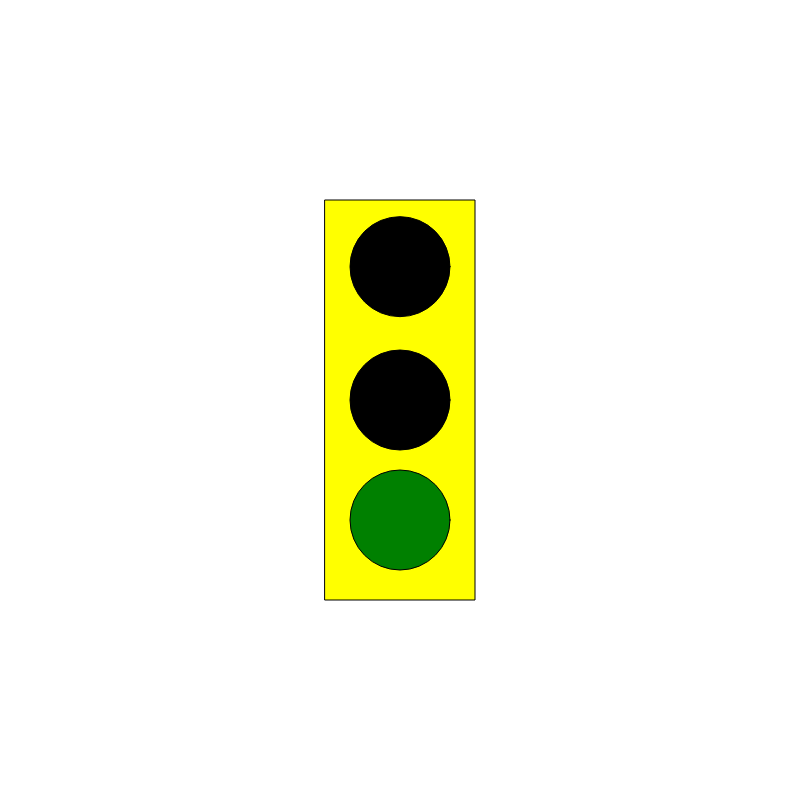
Frame 1 (no input)
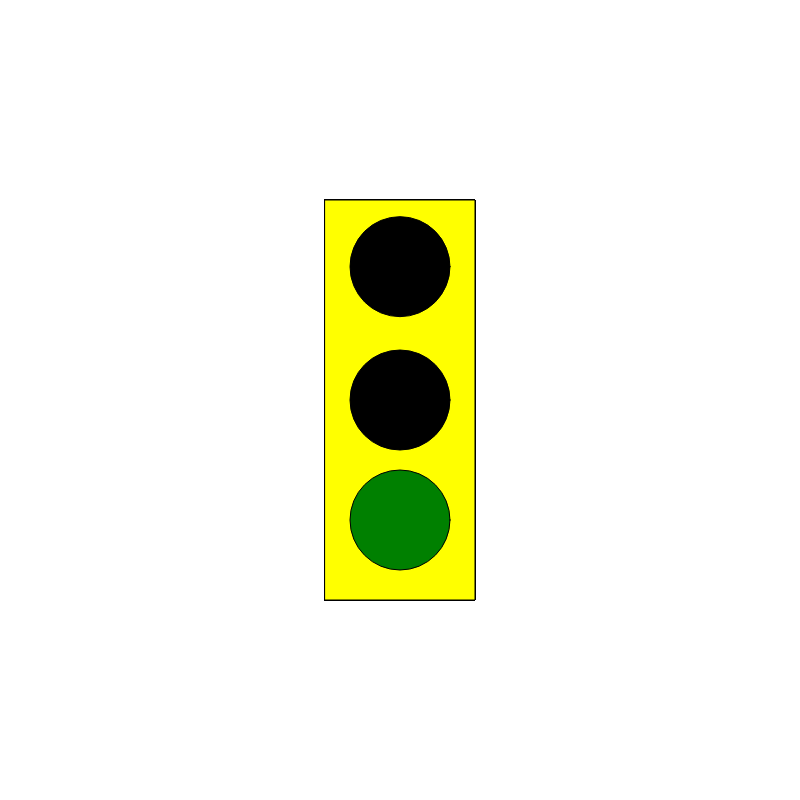
Frame 60 (no input)
Frame 120 (the mouse pressed at the canvas centre since frame 60): identical to frame 60, image omitted

The p5.js sketch that drew these frames (run headless with seeded random() and noise() and a simulated clock; from frame 60 on, the mouse is pressed at the canvas centre):

// p5.js sketch
// ── sketch.js
var timer = 0;
var myState =0;


function setup() {
createCanvas (800,800);
rectMode(CENTER);
ellipseMode(CENTER);

}






function draw() {
fill('yellow');
  rect (width/2,height/2, 150,400);

switch(myState){
case 0://green
fill('green');
ellipse (width/2,height/2+ 120,100,100);
fill('black');
ellipse (width/2,height/2,100,100);
fill('black');
ellipse (width/2,height/3,100,100);
timer++;
if (timer>200){
  timer=0;
  myState=1
}
break;
case 1://yellow
fill('black');
ellipse (width/2,height/2+ 120,100,100);
fill('yellow');
ellipse (width/2,height/2,100,100);
fill('black');
ellipse (width/2,height/3,100,100);


timer++;
if (timer>200){
  timer=0;
  myState=2
}
break;
case 2://red
fill('black');
ellipse (width/2,height/2+ 120,100,100);
fill('black');
ellipse (width/2,height/2,100,100);
fill('red');
ellipse (width/2,height/3,100,100);

timer++;
if (timer>200){
  timer=0;
  myState=0
}
break
}




}
